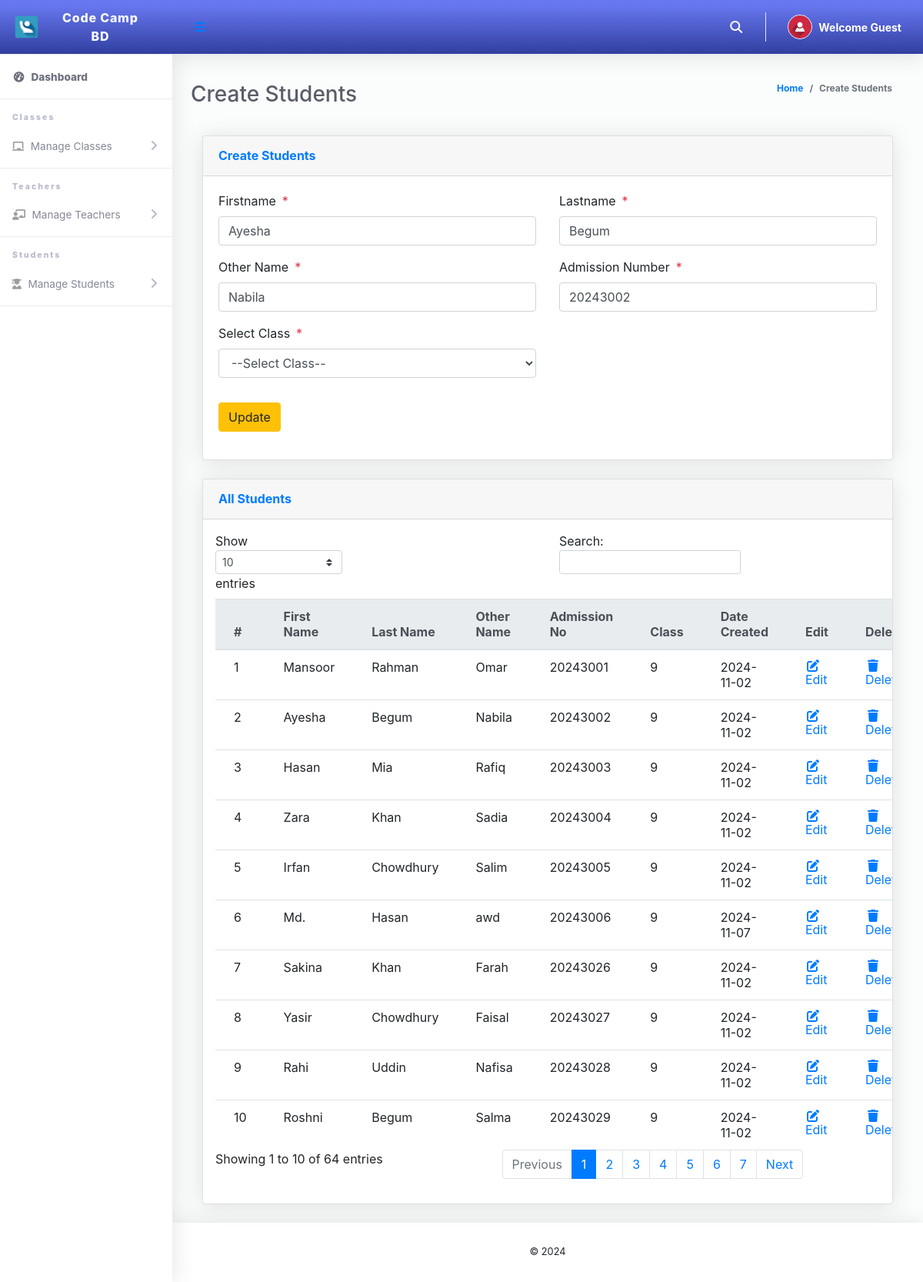
The app's page /Admin/createStudents.php?action=edit&Id=21&dbKey=sas_six with its own data.
### tables this page shows
CREATE TABLE `tblstudents` (
  `Id` int(10) NOT NULL,
  `firstName` varchar(255) NOT NULL,
  `lastName` varchar(255) NOT NULL,
  `otherName` varchar(255) NOT NULL,
  `admissionNumber` varchar(255) NOT NULL,
  `password` varchar(50) NOT NULL,
  `classId` varchar(10) NOT NULL,
  `classArmId` varchar(10) NOT NULL,
  `dateCreated` varchar(50) NOT NULL
);

CREATE TABLE `tblclass` (
  `Id` int(10) NOT NULL,
  `className` varchar(255) NOT NULL
);

### Includes/dbcon.php (called while the page is built, shortened)
<?php
$conn = [];
?>

### Admin/createStudents.php (the view, shortened to what this page needs)
<?php
include '../Includes/dbcon.php';
$allClasses = [];
$databases = ['sas_six', 'sas_seven', 'sas_eight', 'sas_other'];
foreach ($databases as $dbKey) {
  $query = "SELECT * FROM tblclass";
  $result = $conn[$dbKey]->query($query);
  while ($row = $result->fetch_assoc()) {
    $row['dbKey'] = $dbKey;
    $allClasses[] = $row;
  }
}
if (isset($_GET['Id']) && isset($_GET['action']) && $_GET['action'] == "edit") {
  $Id = $_GET['Id'];
  $dbKey = $_GET['dbKey'];
  if (isset($conn[$dbKey])) {
    $query = $conn[$dbKey]->prepare("SELECT * FROM tblstudents WHERE Id = ?");
    $query->bind_param("i", $Id);
    $query->execute();
    $result = $query->get_result();
    $row = $result->fetch_assoc();
  } else {
    $statusMsg = "<div class='alert alert-danger' style='margin-right:700px;'>Invalid database selection.</div>";
  }
}
?>
<!DOCTYPE html>
<html lang="en">
<head>
  <link href="../vendor/fontawesome-free/css/all.min.css" rel="stylesheet" type="text/css">
  <link href="../vendor/bootstrap/css/bootstrap.min.css" rel="stylesheet" type="text/css">
  <link href="css/ruang-admin.min.css" rel="stylesheet">
</head>
<body id="page-top">
  <div id="wrapper">
    <?php include "Includes/sidebar.php"; ?>
    <div id="content-wrapper" class="d-flex flex-column">
      <div id="content">
        <?php include "Includes/topbar.php"; ?>
        <div class="container-fluid" id="container-wrapper">
          <div class="d-sm-flex align-items-center justify-content-between mb-4">
            <h1 class="h3 mb-0 text-gray-800">Create Students</h1>
            <ol class="breadcrumb">
              <li class="breadcrumb-item"><a href="./">Home</a></li>
              <li class="breadcrumb-item active" aria-current="page">Create Students</li>
            </ol>
          </div>
          <div class="col-lg-12">
            <div class="card mb-4">
              <div class="card-header py-3 d-flex flex-row align-items-center justify-content-between">
                <h6 class="m-0 font-weight-bold text-primary">Create Students</h6>
              </div>
              <div class="card-body">
                <form method="post">
                  <div class="form-group row mb-3">
                    <div class="col-xl-6">
                      <label class="form-control-label">Firstname<span class="text-danger ml-2">*</span></label>
                      <input type="text" class="form-control" name="firstName" value="<?php echo isset($row['firstName']) ? $row['firstName'] : ''; ?>" id="exampleInputFirstName">
                    </div>
                    <div class="col-xl-6">
                      <label class="form-control-label">Lastname<span class="text-danger ml-2">*</span></label>
                      <input type="text" class="form-control" name="lastName" value="<?php echo isset($row['lastName']) ? $row['lastName'] : ''; ?>" id="exampleInputFirstName">
                    </div>
                  </div>
                  <div class="form-group row mb-3">
                    <div class="col-xl-6">
                      <label class="form-control-label">Other Name<span class="text-danger ml-2">*</span></label>
                      <input type="text" class="form-control" name="otherName" value="<?php echo isset($row['otherName']) ? $row['otherName'] : ''; ?>" id="exampleInputFirstName">
                    </div>
                    <div class="col-xl-6">
                      <label class="form-control-label">Admission Number<span class="text-danger ml-2">*</span></label>
                      <input type="text" class="form-control" required name="admissionNumber" value="<?php echo isset($row['admissionNumber']) ? $row['admissionNumber'] : ''; ?>" id="exampleInputFirstName">
                    </div>
                  </div>
                  <div class="form-group row mb-3">
                    <div class="col-xl-6">
                      <label class="form-control-label">Select Class<span class="text-danger ml-2">*</span></label>
                      <select required name="classId" class="form-control mb-3" id="classId" onchange="updateDbKey()">
                        <option value="">--Select Class--</option>
                      </select>
                    </div>
                  </div>
                  <?php
                  if (isset($Id)) {
                  ?>
                    <button type="submit" name="update" class="btn btn-warning">Update</button>
                  <?php
                  } else {
                  ?>
                    <button type="submit" name="save" class="btn btn-primary">Save</button>
                  <?php
                  }
                  ?>
                </form>
              </div>
            </div>
            <div class="row">
              <div class="col-lg-12">
                <div class="card mb-4">
                  <div class="card-header py-3 d-flex flex-row align-items-center justify-content-between">
                    <h6 class="m-0 font-weight-bold text-primary">All Students</h6>
                  </div>
                  <div class="table-responsive p-3">
                    <table class="table align-items-center table-flush table-hover" id="dataTableHover">
                      <thead class="thead-light">
                        <tr>
                          <th>#</th>
                          <th>First Name</th>
                          <th>Last Name</th>
                          <th>Other Name</th>
                          <th>Admission No</th>
                          <th>Class</th>
                          <th>Date Created</th>
                          <th>Edit</th>
                          <th>Delete</th>
                        </tr>
                      </thead>
                      <tbody>
                        <?php
                        $sn = 0;
                        foreach ($databases as $dbKey) {
                          $query = "
                            SELECT
                              tblstudents.Id,
                              tblclass.className,
                              tblstudents.firstName,
                              tblstudents.lastName,
                              tblstudents.otherName,
                              tblstudents.admissionNumber,
                              tblstudents.dateCreated
                            FROM tblstudents
                            INNER JOIN tblclass ON tblclass.Id = tblstudents.classId
                          ";
                          if ($stmt = $conn[$dbKey]->prepare($query)) {
                            $stmt->execute();
                            $result = $stmt->get_result();
                            if ($result->num_rows > 0) {
                              while ($rows = $result->fetch_assoc()) {
                                $sn++;
                                echo "
                                  <tr>
                                    <td>$sn</td>
                                    <td>{$rows['firstName']}</td>
                                    <td>{$rows['lastName']}</td>
                                    <td>{$rows['otherName']}</td>
                                    <td>{$rows['admissionNumber']}</td>
                                    <td>{$rows['className']}</td>
                                    <td>{$rows['dateCreated']}</td>
                                    <td><a href='?action=edit&Id={$rows['Id']}&dbKey=$dbKey'><i class='fas fa-fw fa-edit'></i>Edit</a></td>
                                    <td><a href='?action=delete&Id={$rows['Id']}&dbKey=$dbKey' onclick='return confirm(\"Are you sure you want to delete this record?\");'><i class='fas fa-fw fa-trash'></i>Delete</a></td>
                                  </tr>";
                              }
                            } else {
                              echo "<tr><td colspan='9' class='text-center'>No Record Found in $dbKey!</td></tr>";
                            }
                          }
                        }
                        ?>
                      </tbody>
                    </table>
                  </div>
                </div>
              </div>
            </div>
          </div>
        </div>
        <?php include "Includes/footer.php"; ?>
      </div>
    </div>
</body>
</html>

### records on screen
tblstudents: firstName "Ayesha", lastName "Begum", otherName "Nabila", admissionNumber "20243002", classId.className "9", dateCreated "2024-11-02"
tblstudents: firstName "Mansoor", lastName "Rahman", otherName "Omar", admissionNumber "20243001", classId.className "9", dateCreated "2024-11-02"
tblstudents: firstName "Hasan", lastName "Mia", otherName "Rafiq", admissionNumber "20243003", classId.className "9", dateCreated "2024-11-02"
tblstudents: firstName "Zara", lastName "Khan", otherName "Sadia", admissionNumber "20243004", classId.className "9", dateCreated "2024-11-02"
tblstudents: firstName "Irfan", lastName "Chowdhury", otherName "Salim", admissionNumber "20243005", classId.className "9", dateCreated "2024-11-02"
tblstudents: firstName "Md.", lastName "Hasan", otherName "awd", admissionNumber "20243006", classId.className "9", dateCreated "2024-11-07"
tblstudents: firstName "Sakina", lastName "Khan", otherName "Farah", admissionNumber "20243026", classId.className "9", dateCreated "2024-11-02"
tblstudents: firstName "Yasir", lastName "Chowdhury", otherName "Faisal", admissionNumber "20243027", classId.className "9", dateCreated "2024-11-02"
tblstudents: firstName "Rahi", lastName "Uddin", otherName "Nafisa", admissionNumber "20243028", classId.className "9", dateCreated "2024-11-02"
tblstudents: firstName "Roshni", lastName "Begum", otherName "Salma", admissionNumber "20243029", classId.className "9", dateCreated "2024-11-02"

### other values on screen
$fullName "Guest"
